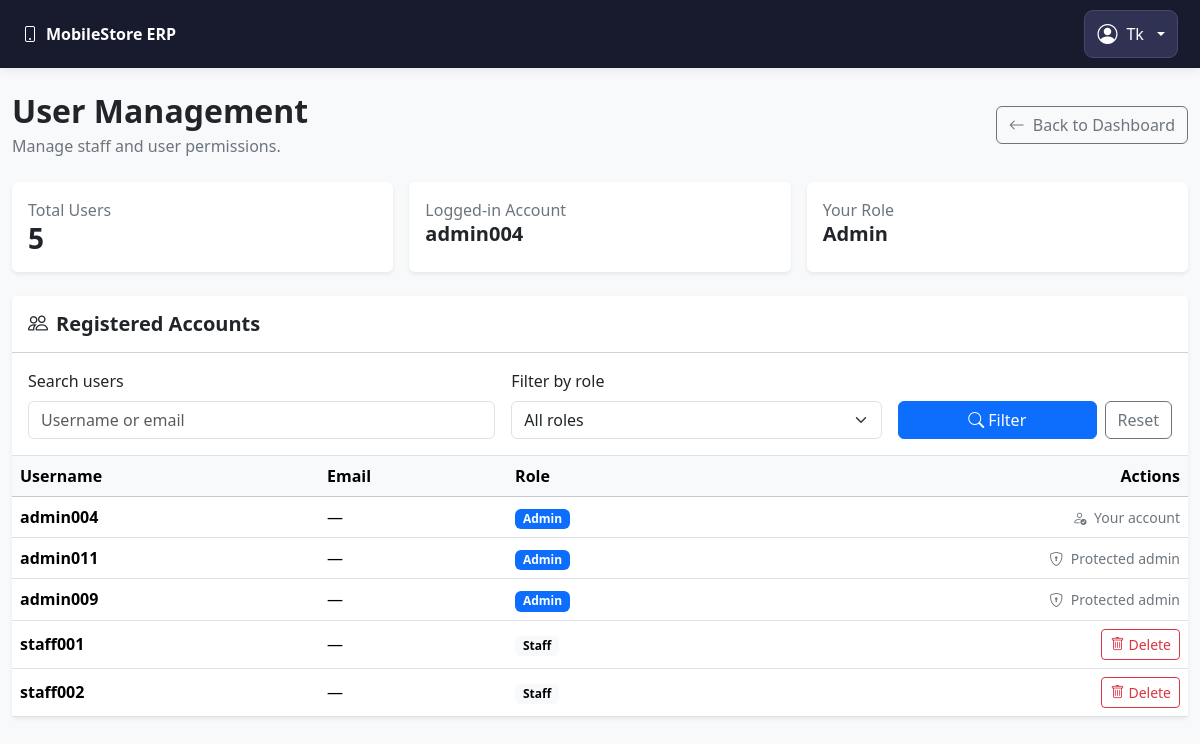
The app's page /users (signed in) with its own data.
### models.py (models this page shows, shortened)
class TimestampMixin:
    created_at = db.Column(db.DateTime(timezone=True), default=utc_now, nullable=False)
    updated_at = db.Column(
        db.DateTime(timezone=True), default=utc_now, onupdate=utc_now, nullable=False
    )

class User(UserMixin, TimestampMixin, db.Model):
    __tablename__ = "users"
    id = db.Column(db.Integer, primary_key=True)
    username = db.Column(db.String(80), unique=True, nullable=False, index=True)
    full_name = db.Column(db.String(150), nullable=False)
    password_hash = db.Column(db.String(255), nullable=False)
    role = db.Column(db.String(20), nullable=False, default="cashier")
    is_active = db.Column(db.Boolean, default=True, nullable=False)

### app.py (the view)
    @app.route("/users")
    @login_required
    @roles_required("admin")
    def users_accounts_page():
        users = User.query.order_by(User.id.asc()).all()
        return render_template(
            "admin/users.html",
            users=users,
        )

### templates/Admin/Users.html (shortened to what this page needs)
{% extends "base.html" %}
{% block content %}
<div class="container-fluid py-4">
    <div class="d-flex flex-wrap justify-content-between align-items-center gap-3 mb-4">
        <div>
            <h2 class="fw-bold mb-1">User Management</h2>
            <p class="text-secondary mb-0">Manage staff and user permissions.</p>
        </div>
        <a href="{{ url_for('dashboard_page') }}" class="btn btn-outline-secondary">
            <i class="bi bi-arrow-left me-2"></i>Back to Dashboard
        </a>
    </div>
    <div class="row g-3 mb-4">
        <div class="col-12 col-md-4">
            <div class="card border-0 shadow-sm h-100">
                <div class="card-body">
                    <div class="text-secondary">Total Users</div>
                    <h3 class="fw-bold mb-0">{{ users|length }}</h3>
                </div>
            </div>
        </div>
        <div class="col-12 col-md-4">
            <div class="card border-0 shadow-sm h-100">
                <div class="card-body">
                    <div class="text-secondary">Logged-in Account</div>
                    <h5 class="fw-bold mb-0">
                        {{ current_user.username }}
                    </h5>
                </div>
            </div>
        </div>
        <div class="col-12 col-md-4">
            <div class="card border-0 shadow-sm h-100">
                <div class="card-body">
                    <div class="text-secondary">Your Role</div>
                    <h5 class="fw-bold mb-0">
                        {{ current_user.role|title }}
                    </h5>
                </div>
            </div>
        </div>
    </div>
    <div class="card border-0 shadow-sm">
        <div class="card-header bg-white py-3">
            <h5 class="fw-bold mb-0">
                <i class="bi bi-people me-2"></i>Registered Accounts
            </h5>
        </div>
        <div class="card-body border-bottom">
            <form method="GET"
                  action="{{ url_for('users_accounts_page') }}"
                  class="row g-3 align-items-end">
                <div class="col-12 col-md-5">
                    <label for="search" class="form-label">Search users</label>
                    <input
                        type="search"
                        id="search"
                        name="search"
                        class="form-control"
                        placeholder="Username or email"
                        value="{{ search|default('') }}">
                </div>
                <div class="col-12 col-md-4">
                    <label for="role" class="form-label">Filter by role</label>
                    <select id="role" name="role" class="form-select">
                        <option value="">All roles</option>
                    </select>
                </div>
                <div class="col-12 col-md-3 d-flex gap-2">
                    <button type="submit" class="btn btn-primary flex-grow-1">
                        <i class="bi bi-search me-1"></i>Filter
                    </button>
                    <a href="{{ url_for('users_accounts_page') }}"
                       class="btn btn-outline-secondary">
                        Reset
                    </a>
                </div>
            </form>
        </div>
        <div class="table-responsive">
            <table class="table table-hover align-middle mb-0">
                <thead class="table-light">
                    <tr>
                        <th>Username</th>
                        <th>Email</th>
                        <th>Role</th>
                        <th class="text-end">Actions</th>
                    </tr>
                </thead>
                <tbody>
                    {% for user in users %}
                    <tr>
                        <td class="fw-semibold">
                            {{ user.username }}
                        </td>
                        <td>
                            {{ user.email or '—' }}
                        </td>
                        <td>
                            <span class="badge
                                {% if user.role|lower == 'admin' %}
                                    text-bg-primary
                                {% else %}
                                    text-bg-light
                                {% endif %}">
                                {{ user.role|title }}
                            </span>
                        </td>
                        <td class="text-end">
                            {% if user.id == current_user.id %}
                                <span class="text-secondary small">
                                    <i class="bi bi-person-check me-1"></i>
                                    Your account
                                </span>
                            {% elif user.role|lower == 'admin' %}
                                <span class="text-secondary small">
                                    <i class="bi bi-shield-lock me-1"></i>
                                    Protected admin
                                </span>
                            {% elif current_user.role|lower == 'admin' %}
                                <form method="POST"
                                      action="{{ url_for('delete_user', user_id=user.id) }}"
                                      class="d-inline"
                                      onsubmit="return confirm('Are you sure you want to delete this staff account? This action cannot be undone.');">
                                    <button type="submit"
                                            class="btn btn-sm btn-outline-danger">
                                        <i class="bi bi-trash me-1"></i>Delete
                                    </button>
                                </form>
                            {% else %}
                                <span class="text-secondary small">
                                    No permission
                                </span>
                            {% endif %}
                        </td>
                    </tr>
                    {% endfor %}
                </tbody>
            </table>
        </div>
    </div>
</div>
{% endblock %}

### templates/base.html (shortened to what this page needs)
<!DOCTYPE html>
<html lang="en">
<head>
    <link
        href="https://cdn.jsdelivr.net/npm/bootstrap@5.3.3/dist/css/bootstrap.min.css"
        rel="stylesheet">
    <link
        href="https://cdn.jsdelivr.net/npm/bootstrap-icons@1.11.3/font/bootstrap-icons.min.css"
        rel="stylesheet">
</head>
<body class="bg-light">
    {% if current_user.is_authenticated %}
    <nav class="navbar app-navbar">
        <div class="container-fluid px-0">
            <a class="app-brand" href="{{ url_for('dashboard_page') }}">
                <i class="bi bi-phone me-2"></i>MobileStore ERP
            </a>
            <div class="dropdown">
                <button
                    class="btn account-button dropdown-toggle"
                    type="button"
                    id="accountDropdown"
                    data-bs-toggle="dropdown"
                    aria-expanded="false">
                    <i class="bi bi-person-circle fs-5"></i>
                    <span class="account-name">
                        {{ current_user.full_name or current_user.username }}
                    </span>
                </button>
            </div>
        </div>
    </nav>
    {% endif %}
    {% block content %}{% endblock %}
</body>
</html>

### templates/base.html (style rules this page uses)
.app-navbar { background: #171b2d; padding: 10px 22px; box-shadow: 0 2px 10px rgba(0, 0, 0, .08); }
.app-brand { color: #fff; font-weight: 750; text-decoration: none; }
.account-button { display: inline-flex; align-items: center; gap: 9px; padding: 8px 12px; color: #fff; background: #303253; border: 1px solid #454969; border-radius: 9px; }

### records on screen
User: full_name "Tk", username "admin004", role "Admin", email "—", shows "Your account"
User: username "admin011", email "—", role "Admin", shows "Protected admin"
User: username "admin009", email "—", role "Admin", shows "Protected admin"
User: username "staff001", email "—", role "Staff"
User: username "staff002", email "—", role "Staff"

### other values on screen
{{ users|length }} "5"
